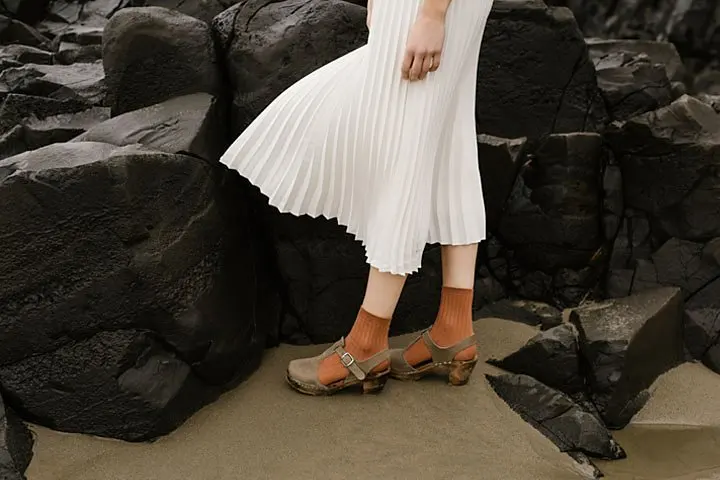
#> input picture media_18aa9b7278c703fc6f0baac75e8e7aa84c75f09d9.webp, 720 x 480 px
$ python Exercise2.py
#> lines starting #> are read from the running program, lines starting #| are printed output that depends on the picture
import cv2
import numpy as np
import os
import matplotlib.pyplot as plt
# Function to plot histograms for BGR channels
def plot_histogram(image, title, subplot_pos):
    plt.subplot(2, 2, subplot_pos)
    plt.title(title)
    colors = ('b', 'g', 'r')
    for i, col in enumerate(colors):
        hist = cv2.calcHist([image], [i], None, [256], [0, 256])
        plt.plot(hist, color=col)
        plt.xlim([0, 256])
        plt.xlabel("Pixel Intensity")
        plt.ylabel("Frequency")

# 1. Check if file exists to avoid silent NoneType errors
file_path = 'media_18aa9b7278c703fc6f0baac75e8e7aa84c75f09d9.webp'

if not os.path.exists(file_path):
    print(f"Error: The file {file_path} was not found.")
else:
    img = cv2.imread(file_path)
#> img is the input picture: shape (480, 720, 3); mean B, G, R 58, 68.6, 75.9

    if img is None:
        print("Error: Could not decode the image. Check if the file is corrupted.")
    else:
        # 2. Convert to LAB
        lab = cv2.cvtColor(img, cv2.COLOR_BGR2LAB)
#> lab: shape (480, 720, 3); mean of channels 0, 1, 2 71.3, 129.1, 135
        l, a, b = cv2.split(lab)
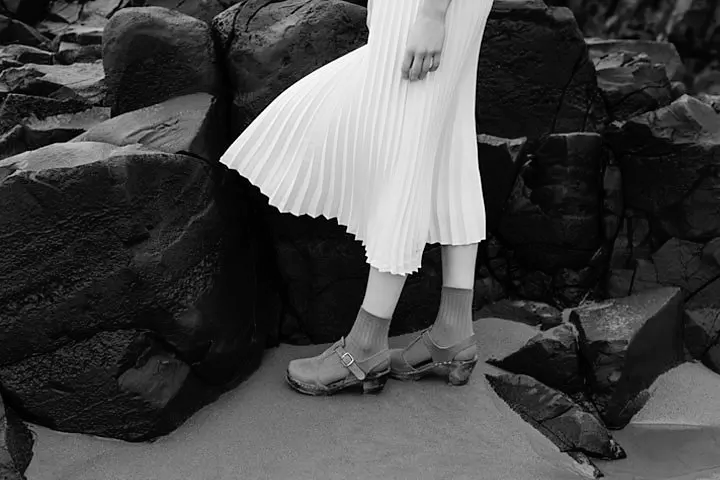
#> l: shape (480, 720); min 0, max 255, mean 71.3
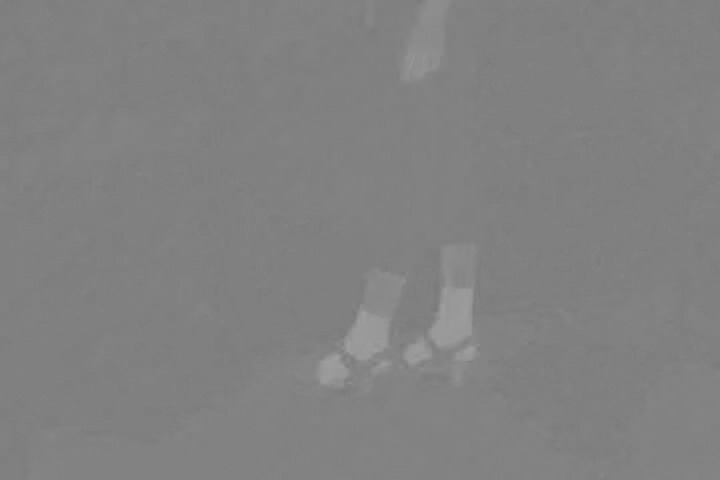
#> a: shape (480, 720); min 120, max 160, mean 129.1

        # 3. Gamma correction on L plane (gamma = 0.45)
        gamma = 0.45
        # Use a lookup table (LUT) for better performance and reliability
        invGamma = 1.0 / gamma
        table = np.array([((i / 255.0) ** gamma) * 255 for i in np.arange(0, 256)]).astype("uint8")

        l_corrected = cv2.LUT(l, table)
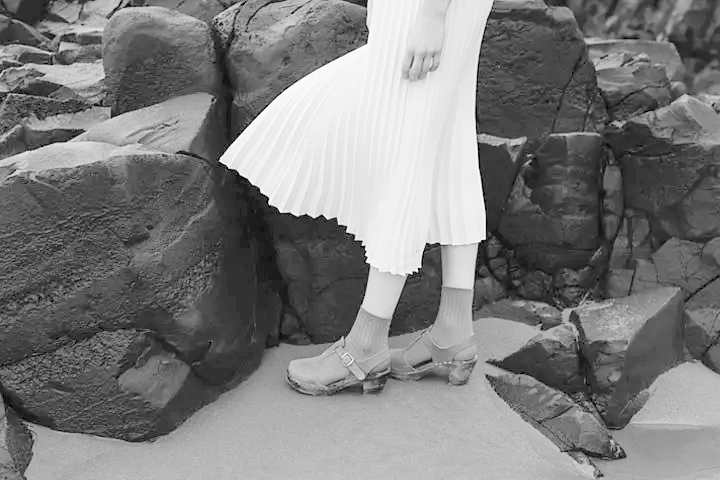
#> l_corrected: shape (480, 720); min 0, max 255, mean 125.1

        # 4. Merge and convert back
        corrected_lab = cv2.merge((l_corrected, a, b))
#> corrected_lab: shape (480, 720, 3); mean of channels 0, 1, 2 125.1, 129.1, 135
        result = cv2.cvtColor(corrected_lab, cv2.COLOR_LAB2BGR)
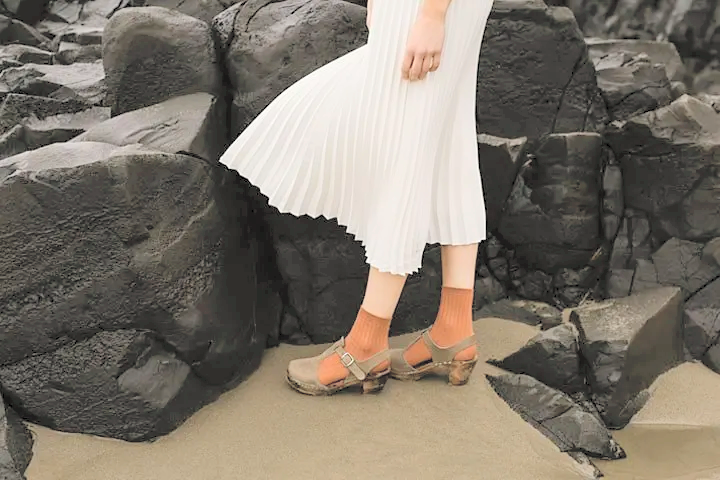
#> result: shape (480, 720, 3); mean B, G, R 107.4, 118.4, 126.4

        plt.figure(figsize=(12, 8))

        # Show Original Image
        plt.subplot(2, 2, 1)
        plt.imshow(cv2.cvtColor(img, cv2.COLOR_BGR2RGB))
        plt.title("Original Image")
        plt.axis('off')

        # Show Corrected Image
        plt.subplot(2, 2, 2)
        plt.imshow(cv2.cvtColor(result, cv2.COLOR_BGR2RGB))
        plt.title(f"Gamma Corrected (γ={gamma})")
        plt.axis('off')

        # Plot Histograms
        plot_histogram(img, "Original Histogram (BGR)", 3)
        plot_histogram(result, "Corrected Histogram (BGR)", 4)

        plt.tight_layout()
        plt.show()
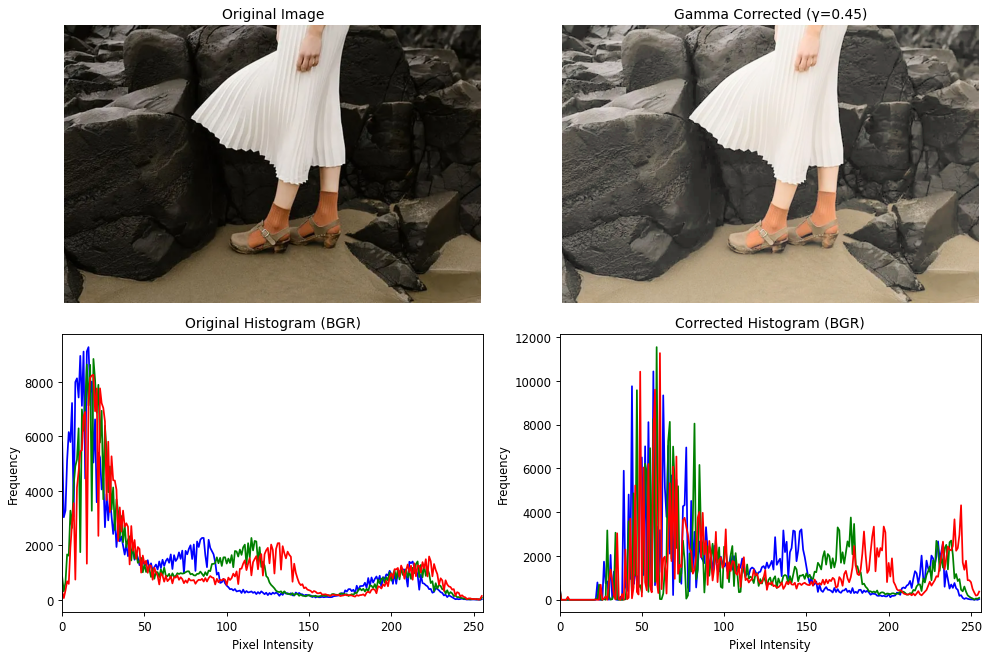
#> figure drawn by matplotlib, 4 panels; panel 3: curve peaks at x = 16, y = 9279; panel 3: curve peaks at x = 19, y = 8845; panel 3: curve peaks at x = 19, y = 8264; panel 4: curve peaks at x = 57, y = 10434

        # 5. Save the result
        success = cv2.imwrite('gamma_corrected_result.jpg', result)

        if success:
            print("Image saved successfully as 'gamma_corrected_result.jpg'")
        else:
            print("Error: Could not write the image to disk.")

$ run again, with emma.jpg saved as media_18aa9b7278c703fc6f0baac75e8e7aa84c75f09d9.webp
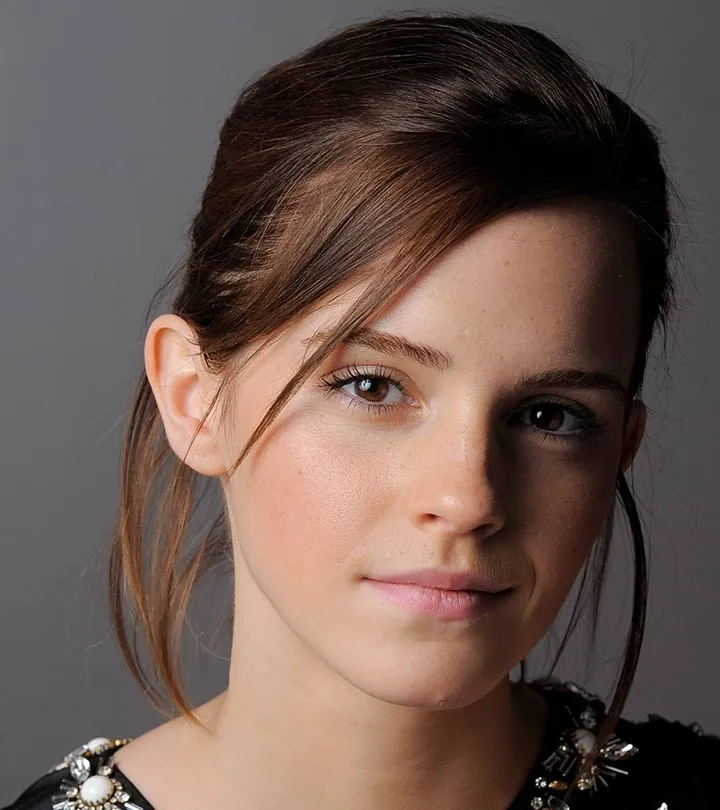
#> input picture emma.jpg, 720 x 810 px
#> img is the input picture: shape (810, 720, 3); mean B, G, R 80.2, 87.4, 106.9
#> lab: shape (810, 720, 3); mean of channels 0, 1, 2 97.1, 134.9, 135
#> corrected_lab: shape (810, 720, 3); mean of channels 0, 1, 2 152.5, 134.9, 135
#> `result = cv2.cvtColor(corrected_lab, cv2.COLOR_LAB2BGR)`:
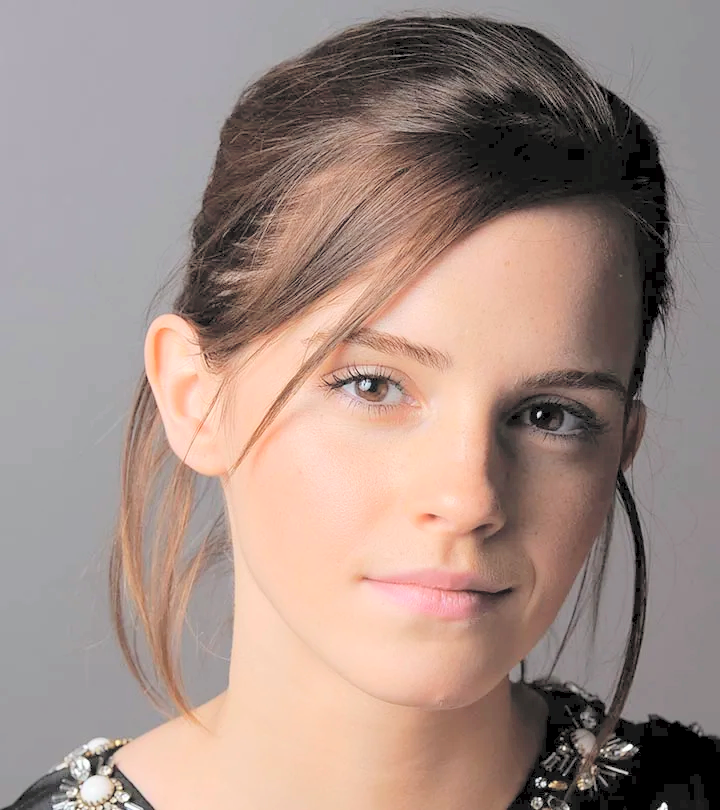
#> result: shape (810, 720, 3); mean B, G, R 134, 141.6, 162.4
#> `plt.show()`:
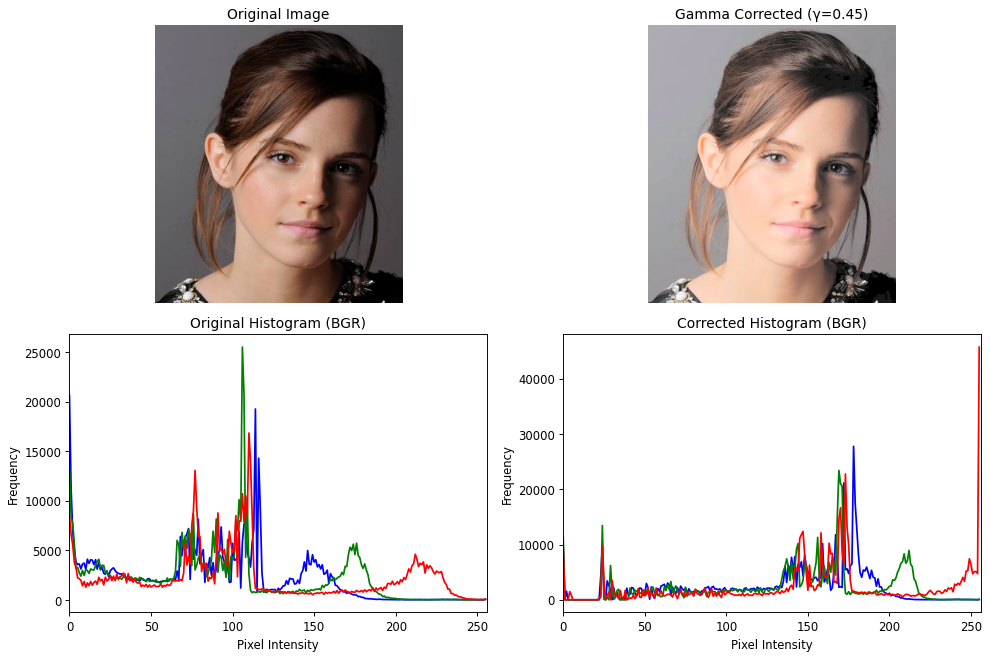
#> figure drawn by matplotlib, 4 panels; panel 3: curve peaks at x = 0, y = 20605; panel 3: curve peaks at x = 106, y = 25491; panel 3: curve peaks at x = 110, y = 16821; panel 4: curve peaks at x = 178, y = 27774
